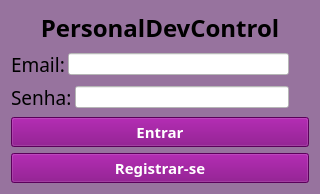
<?xml version="1.0" encoding="UTF-8"?>
<ui version="4.0">
 <class>LoginTasks</class>
 <widget class="QFrame" name="LoginTasks">
  <property name="geometry">
   <rect>
    <x>0</x>
    <y>0</y>
    <width>320</width>
    <height>191</height>
   </rect>
  </property>
  <property name="windowTitle">
   <string>Login Tasks</string>
  </property>
  <property name="styleSheet">
   <string notr="true">background-color: rgb(151, 115, 158);</string>
  </property>
  <layout class="QVBoxLayout" name="verticalLayout_2">
   <item>
    <widget class="QLabel" name="label_3">
     <property name="font">
      <font>
       <family>JetBrains Mono NL</family>
       <pointsize>18</pointsize>
       <bold>true</bold>
      </font>
     </property>
     <property name="text">
      <string>PersonalDevControl</string>
     </property>
     <property name="alignment">
      <set>Qt::AlignmentFlag::AlignCenter</set>
     </property>
    </widget>
   </item>
   <item>
    <layout class="QHBoxLayout" name="horizontalLayout">
     <property name="spacing">
      <number>3</number>
     </property>
     <item>
      <widget class="QLabel" name="label">
       <property name="sizePolicy">
        <sizepolicy hsizetype="Maximum" vsizetype="Fixed">
         <horstretch>0</horstretch>
         <verstretch>0</verstretch>
        </sizepolicy>
       </property>
       <property name="font">
        <font>
         <family>JetBrains Mono NL</family>
         <pointsize>14</pointsize>
        </font>
       </property>
       <property name="text">
        <string>Email:</string>
       </property>
       <property name="margin">
        <number>0</number>
       </property>
      </widget>
     </item>
     <item>
      <widget class="QLineEdit" name="lineEdit">
       <property name="sizePolicy">
        <sizepolicy hsizetype="Preferred" vsizetype="Fixed">
         <horstretch>0</horstretch>
         <verstretch>0</verstretch>
        </sizepolicy>
       </property>
       <property name="layoutDirection">
        <enum>Qt::LayoutDirection::LeftToRight</enum>
       </property>
       <property name="styleSheet">
        <string notr="true">background-color: rgb(255, 255, 255);</string>
       </property>
      </widget>
     </item>
     <item>
      <spacer name="horizontalSpacer">
       <property name="orientation">
        <enum>Qt::Orientation::Horizontal</enum>
       </property>
       <property name="sizeType">
        <enum>QSizePolicy::Policy::Maximum</enum>
       </property>
       <property name="sizeHint" stdset="0">
        <size>
         <width>20</width>
         <height>20</height>
        </size>
       </property>
      </spacer>
     </item>
    </layout>
   </item>
   <item>
    <layout class="QHBoxLayout" name="horizontalLayout_2">
     <property name="spacing">
      <number>3</number>
     </property>
     <item>
      <widget class="QLabel" name="label_2">
       <property name="sizePolicy">
        <sizepolicy hsizetype="Maximum" vsizetype="Fixed">
         <horstretch>0</horstretch>
         <verstretch>0</verstretch>
        </sizepolicy>
       </property>
       <property name="font">
        <font>
         <family>JetBrains Mono NL</family>
         <pointsize>14</pointsize>
        </font>
       </property>
       <property name="text">
        <string>Senha:</string>
       </property>
      </widget>
     </item>
     <item>
      <layout class="QVBoxLayout" name="verticalLayout">
       <item>
        <widget class="QLineEdit" name="lineEdit_2">
         <property name="sizePolicy">
          <sizepolicy hsizetype="Preferred" vsizetype="Fixed">
           <horstretch>0</horstretch>
           <verstretch>0</verstretch>
          </sizepolicy>
         </property>
         <property name="styleSheet">
          <string notr="true">background-color: rgb(255, 255, 255);</string>
         </property>
         <property name="echoMode">
          <enum>QLineEdit::EchoMode::Password</enum>
         </property>
        </widget>
       </item>
      </layout>
     </item>
     <item>
      <spacer name="horizontalSpacer_2">
       <property name="orientation">
        <enum>Qt::Orientation::Horizontal</enum>
       </property>
       <property name="sizeType">
        <enum>QSizePolicy::Policy::Maximum</enum>
       </property>
       <property name="sizeHint" stdset="0">
        <size>
         <width>20</width>
         <height>20</height>
        </size>
       </property>
      </spacer>
     </item>
    </layout>
   </item>
   <item>
    <widget class="QPushButton" name="pushButton">
     <property name="font">
      <font>
       <family>JetBrains Mono NL</family>
       <pointsize>11</pointsize>
       <bold>true</bold>
      </font>
     </property>
     <property name="styleSheet">
      <string notr="true">background-color: rgb(128,0,128);
color: rgb(255, 255, 255);</string>
     </property>
     <property name="text">
      <string>Entrar</string>
     </property>
    </widget>
   </item>
   <item>
    <widget class="QPushButton" name="pushButton_2">
     <property name="sizePolicy">
      <sizepolicy hsizetype="Minimum" vsizetype="Fixed">
       <horstretch>0</horstretch>
       <verstretch>0</verstretch>
      </sizepolicy>
     </property>
     <property name="minimumSize">
      <size>
       <width>0</width>
       <height>0</height>
      </size>
     </property>
     <property name="font">
      <font>
       <family>JetBrains Mono NL</family>
       <pointsize>11</pointsize>
       <bold>true</bold>
      </font>
     </property>
     <property name="styleSheet">
      <string notr="true">background-color: rgb(128,0,128);
color: rgb(255, 255, 255);</string>
     </property>
     <property name="text">
      <string>Registrar-se</string>
     </property>
    </widget>
   </item>
  </layout>
 </widget>
 <resources/>
 <connections/>
</ui>
